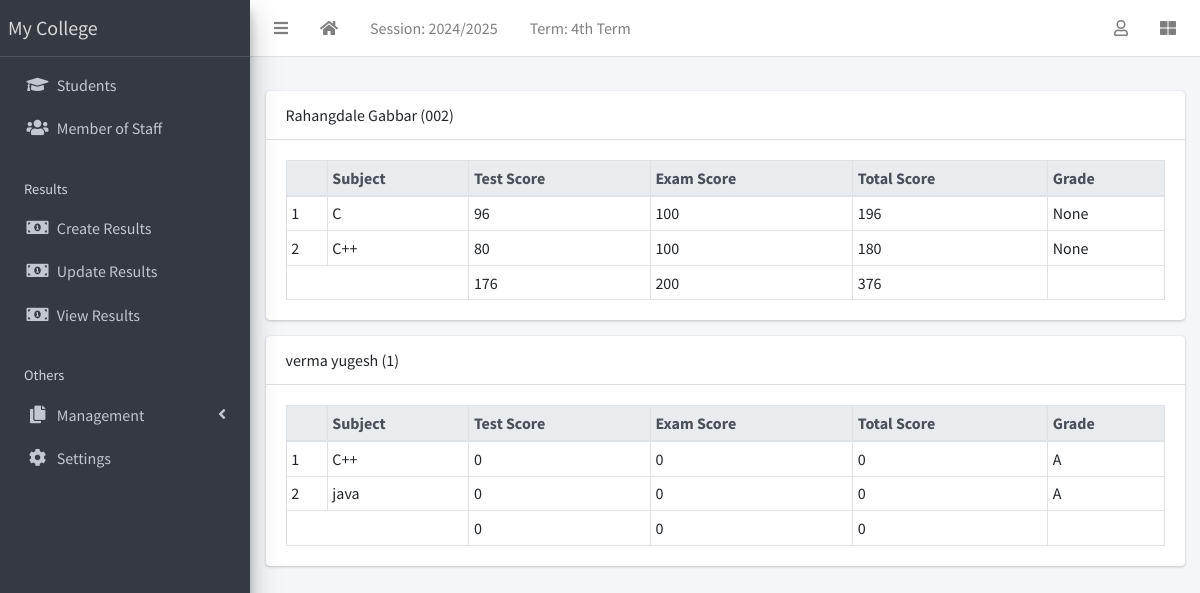
The page /result/view/all (signed in) on the database its author committed.
### apps/corecode/models.py (models this page shows, shortened)
class AcademicSession(models.Model):
    name = models.CharField(max_length=200, unique=True)
    current = models.BooleanField(default=True)
    class Meta:
        ordering = ["-name"]

class AcademicTerm(models.Model):
    name = models.CharField(max_length=20, unique=True)
    current = models.BooleanField(default=True)
    class Meta:
        ordering = ["name"]

class Subject(models.Model):
    name = models.CharField(max_length=200, unique=True)
    class Meta:
        ordering = ["name"]
    def __str__(self):
        return self.name

### apps/students/models.py (models this page shows, shortened)
class Student(models.Model):
    STATUS_CHOICES = [("active", "Active"), ("inactive", "Inactive")]
    GENDER_CHOICES = [("male", "Male"), ("female", "Female")]
    current_status = models.CharField(
        max_length=10, choices=STATUS_CHOICES, default="active"
    )
    registration_number = models.CharField(max_length=200, unique=True)
    surname = models.CharField(max_length=200)
    firstname = models.CharField(max_length=200)
    other_name = models.CharField(max_length=200, blank=True)
    gender = models.CharField(max_length=10, choices=GENDER_CHOICES, default="male")
    date_of_birth = models.DateField(default=timezone.now)
    current_class = models.ForeignKey(
        StudentClass, on_delete=models.SET_NULL, blank=True, null=True
    )
    date_of_admission = models.DateField(default=timezone.now)
    mobile_num_regex = RegexValidator(
        regex="^[0-9]{10,15}$", message="Entered mobile number isn't in a right format!"
    )
    parent_mobile_number = models.CharField(
        validators=[mobile_num_regex], max_length=13, blank=True
    )
    address = models.TextField(blank=True)
    others = models.TextField(blank=True)
    passport = models.ImageField(blank=True, upload_to="students/passports/")
    class Meta:
        ordering = ["surname", "firstname", "other_name"]
    def __str__(self):
        return f"{self.surname} {self.firstname} {self.other_name} ({self.registration_number})"

### apps/result/models.py (models this page shows, shortened)
class Result(models.Model):
    student = models.ForeignKey(Student, on_delete=models.CASCADE)
    session = models.ForeignKey(AcademicSession, on_delete=models.CASCADE)
    term = models.ForeignKey(AcademicTerm, on_delete=models.CASCADE)
    current_class = models.ForeignKey(StudentClass, on_delete=models.CASCADE)
    subject = models.ForeignKey(Subject, on_delete=models.CASCADE)
    test_score = models.IntegerField(default=0)
    exam_score = models.IntegerField(default=0)
    class Meta:
        ordering = ["subject"]
    def total_score(self):
        return self.test_score + self.exam_score
    def grade(self):
        return score_grade(self.total_score())

### apps/result/views.py (the view)
# urls.py: path("view/all", ResultListView.as_view(), name="view-results"),
class ResultListView(LoginRequiredMixin, View):
    def get(self, request, *args, **kwargs):
        results = Result.objects.filter(
            session=request.current_session, term=request.current_term
        )
        bulk = {}
        for result in results:
            test_total = 0
            exam_total = 0
            subjects = []
            for subject in results:
                if subject.student == result.student:
                    subjects.append(subject)
                    test_total += subject.test_score
                    exam_total += subject.exam_score
            bulk[result.student.id] = {
                "student": result.student,
                "subjects": subjects,
                "test_total": test_total,
                "exam_total": exam_total,
                "total_total": test_total + exam_total,
            }
        context = {"results": bulk}
        return render(request, "result/all_results.html", context)

### apps/corecode/context_processors.py (called while the page is built)
def site_defaults(request):
    current_session = AcademicSession.objects.get(current=True)
    current_term = AcademicTerm.objects.get(current=True)
    vals = SiteConfig.objects.all()
    contexts = {
        "current_session": current_session.name,
        "current_term": current_term.name,
    }
    for val in vals:
        contexts[val.key] = val.value
    return contexts

### apps/result/utils.py (called while the page is built)
def score_grade(score):
    if score <= 10:
        return "A"

### apps/result/templates/result/all_results.html
{% extends 'base.html' %}
{% block fullcard %}
  {% for key, result in results.items %}
    <div class="card">
      <div class="card-header">
        {{result.student}}
      </div>
      <div class="card-body">
        <table class="table table-bordered table-sm">
          <thead class="thead-light">
            <tr>
              <th></th>
              <th>Subject</th>
              <th>Test Score</th>
              <th>Exam Score</th>
              <th>Total Score</th>
              <th>Grade</th>
            </tr>
          </thead>
          <tbody>
            {% for subject in result.subjects %}
              <tr>
                <td>{{ forloop.counter }}</td>
                <td>{{ subject.subject }}</td>
                <td>{{ subject.test_score }}</td>
                <td>{{ subject.exam_score }}</td>
                <td>{{ subject.total_score }}</td>
                <td>{{ subject.grade }}</td>
              </tr>
            {% endfor %}
          </tbody>
          <tfoot>
            <tr>
              <td colspan="2"></td>
              <td>{{ result.test_total }}</td>
              <td>{{ result.exam_total }}</td>
              <td>{{ result.total_total }}</td>
              <td></td>
            </tr>
          </tfoot>
        </table>
      </div>
    </div>
  {% endfor %}
{% endblock fullcard %}

### templates/base.html (shortened to what this page needs)
{% load static %}
<!DOCTYPE html>
<html lang="en">
<head>
  <link rel="stylesheet" href="{% static 'plugins/fontawesome-free/css/all.min.css' %}">
  <link rel="stylesheet" href="{% static 'plugins/toastr/toastr.min.css' %}">
  <link rel="stylesheet"
    href="{% static 'plugins/overlayScrollbars/css/OverlayScrollbars.min.css' %}">
  <link rel="stylesheet" href="{% static 'plugins/Datatables/datatables.min.css' %}" />
  <link rel="stylesheet" href="{% static 'dist/css/adminlte.min.css' %}">
</head>
<body
  class="hold-transition sidebar-mini layout-fixed layout-navbar-fixed layout-footer-fixed">
  <div class="wrapper">
    <nav class="main-header navbar navbar-expand navbar-white navbar-light">
      <ul class="navbar-nav">
        <li class="nav-item">
          <a class="nav-link" data-widget="pushmenu" href="#" role="button"><i
              class="fas fa-bars"></i></a>
        </li>
        <li class="nav-item d-none d-sm-inline-block">
          <a href="{% url 'home' %} " class="nav-link"><i class="fa fa-home"></i></a>
        </li>
        <li class="nav-item d-none d-sm-inline-block">
          <a href="{% url 'current-session' %}" class="nav-link">Session: {{ current_session }}</a>
        </li>
        <li class="nav-item d-none d-sm-inline-block">
          <a href="{% url 'current-session' %}" class="nav-link">Term: {{ current_term }}</a>
        </li>
      </ul>
      <ul class="navbar-nav ml-auto">
        <li class="nav-item dropdown">
          <a class="nav-link" data-toggle="dropdown" href="#">
            <i class="far fa-user"></i>
          </a>
        </li>
        <li class="nav-item">
          <a class="nav-link" data-widget="control-sidebar" data-slide="true"
            href="#" role="button"><i class="fas fa-th-large"></i></a>
        </li>
      </ul>
    </nav>
    <aside class="main-sidebar sidebar-dark-primary elevation-4">
      <a href="{% url 'home' %}" class="brand-link">My College</a>
      <div class="sidebar">
        <nav class="mt-2">
          <ul class="nav nav-pills nav-sidebar flex-column"
            data-widget="treeview" role="menu" data-accordion="false">
            <li class="nav-item">
              <a href="{% url 'student-list' %}" class="nav-link">
                <i class="nav-icon fas fa-graduation-cap"></i>
                <p>
                  Students
                </p>
              </a>
            </li>
            <li class="nav-item">
              <a href="{% url 'staff-list' %}" class="nav-link">
                <i class="nav-icon fas fa-users"></i>
                <p>
                  Member of Staff
                </p>
              </a>
            </li>
            <li class="nav-header">Results</li>
            <li class="nav-item">
              <a href="{% url 'create-result' %}" class="nav-link">
                <i class="nav-icon fas fa-money-bill-alt"></i>
                <p>
                  Create Results
                </p>
              </a>
            </li>
            <li class="nav-item">
              <a href="{% url 'edit-results' %}" class="nav-link">
                <i class="nav-icon fas fa-money-bill-alt"></i>
                <p>
                  Update Results
                </p>
              </a>
            </li>
            <li class="nav-item">
              <a href="{% url 'view-results' %}" class="nav-link">
                <i class="nav-icon fas fa-money-bill-alt"></i>
                <p>
                  View Results
                </p>
              </a>
            </li>
            <li class="nav-header">Others</li>
            <li class="nav-item has-treeview">
              <a href="#" class="nav-link">
                <i class="nav-icon fas fa-copy"></i>
                <p>
                  Management
                  <i class="fas fa-angle-left right"></i>
                </p>
              </a>
            </li>
            <li class="nav-item">
              <a href="{% url 'configs' %}" class="nav-link">
                <i class="nav-icon fas fa-cog"></i>
                <p>
                  Settings
                </p>
              </a>
            </li>
          </ul>
        </nav>
      </div>
    </aside>
    <div class="content-wrapper">
      <section class="content-header">
      </section>
      <section class="content">
        <div class="container-fluid">
          <div class="row">
            <div class="col-md-12">
              {% block fullcard %}{% endblock fullcard %}
            </div>
          </div>
        </div>
      </section>
    </div>
  </div>
</body>
</html>

### rows shown on the page
AcademicSession: name "2024/2025"
AcademicTerm: name "4th Term"
Student: student "Rahangdale Gabbar (002)", test_total "176", exam_total "200", total_total "376"
Result: subject "C", test_score "96", exam_score "100", total_score "196", grade "None"
Result: subject "C++", test_score "80", exam_score "100", total_score "180", grade "None"
Student: student "verma yugesh (1)", test_total "0", exam_total "0", total_total "0"
Result: subject "C++", test_score "0", exam_score "0", total_score "0", grade "A"
Result: subject "java", test_score "0", exam_score "0", total_score "0", grade "A"
